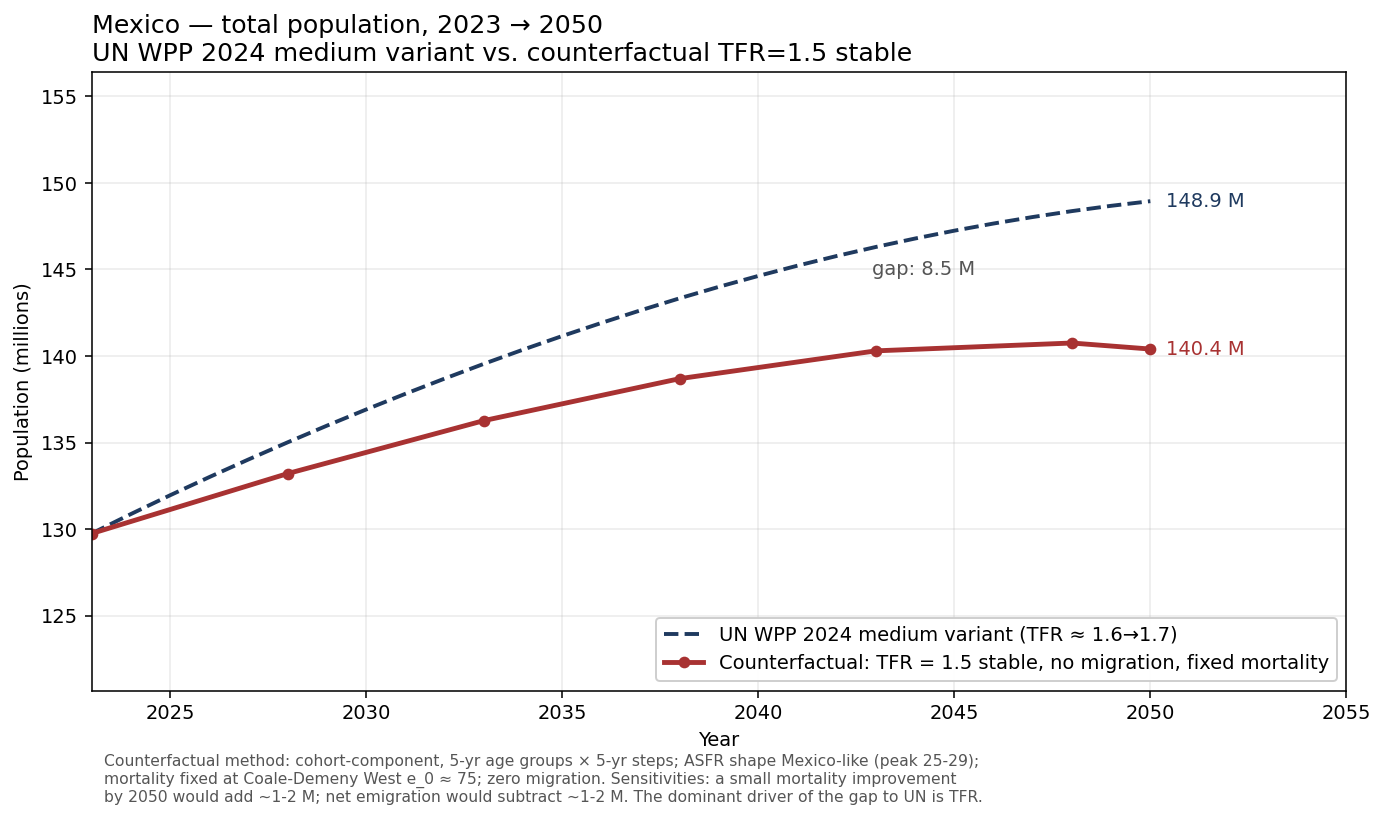

Source code (Python):
"""
Mexico population projection under TFR=1.5 stable, 2023 → 2050.

User context (2026-05-16): UN WPP 2024 and CONAPO Proyecciones 2018-2070
revisión 2023 both assume Mexico's TFR rises modestly from ~1.6 toward
~1.7 by mid-century. Anne's anchor in scenario_anchors.md records the
observed 2023 TFR at 1.60 (INEGI ENADID 2023). Recent observations
suggest the fast-transition pattern (CRI 1.12, CHL 1.03, COL 1.10 in
2024) may apply to Mexico too — i.e., TFR=1.5 stable is closer to the
fast-transition baseline than UN's optimistic recovery path.

This script runs a counterfactual: what if Mexico's TFR is 1.5 every
year from 2023 to 2050, instead of UN's gentle rise toward 1.7?

Method: cohort-component projection
- Age groups: 5-year (0-4, 5-9, ..., 100+) — 21 groups
- Time step: 5 years (2023 → 2028 → 2033 → 2038 → 2043 → 2048; then
  linear interpolation to 2050 for the final value)
- Sex: both sexes, with female share 0.5 (slight simplification; the
  true female share is ~49% at younger ages, ~55% at oldest)
- Mortality: stylized Coale-Demeny "West" pattern at e_0 ≈ 75, fixed
  (no mortality improvement to 2050). UN WPP assumes ~3-5 year gain
  in e_0 by 2050, so this projection is conservative on the dying side.
- Fertility: TFR=1.5 distributed across age groups using Mexico's
  recent ASFR shape (peak in 25-29 group).
- Migration: zero. Mexico has been a net emigrant; UN WPP assumes net
  outflow of ~0.5 per 1000/year. With zero migration assumption, this
  projection is generous compared to a more realistic emigration case.

Outputs:
  - Total population by year, 2023 → 2050 under TFR=1.5
  - Comparison to UN WPP 2024 medium variant
  - PNG plot saved alongside this script

Run from the dalila env:
    ~/miniforge3/envs/dalila/bin/python mex_population_tfr15.py
"""

import io
from pathlib import Path
import urllib.request

import matplotlib.pyplot as plt
import numpy as np
import pandas as pd

HERE = Path(__file__).parent
OUT_PNG = HERE / "mex_population_tfr15.png"

OWID_5YR = "https://ourworldindata.org/grapher/population-by-five-year-age-group.csv"
OWID_LONG = "https://ourworldindata.org/grapher/population-long-run-with-projections.csv"

AGE_LABELS = [
    "0-4", "5-9", "10-14", "15-19", "20-24", "25-29", "30-34",
    "35-39", "40-44", "45-49", "50-54", "55-59", "60-64", "65-69",
    "70-74", "75-79", "80-84", "85-89", "90-94", "95-99", "100+",
]
N_AGES = len(AGE_LABELS)

# Stylized 5-year cohort survival ratios for a population with
# life expectancy at birth ≈ 75 years (Coale-Demeny "West" model, both
# sexes averaged). S[i] is the probability that someone in age group i
# survives to age group i+1 over a 5-year period.
SURVIVAL = np.array([
    0.985,  # 0-4 → 5-9
    0.997,  # 5-9 → 10-14
    0.997,  # 10-14 → 15-19
    0.995,  # 15-19 → 20-24
    0.993,  # 20-24 → 25-29
    0.992,  # 25-29 → 30-34
    0.991,  # 30-34 → 35-39
    0.989,  # 35-39 → 40-44
    0.984,  # 40-44 → 45-49
    0.978,  # 45-49 → 50-54
    0.969,  # 50-54 → 55-59
    0.954,  # 55-59 → 60-64
    0.929,  # 60-64 → 65-69
    0.890,  # 65-69 → 70-74
    0.832,  # 70-74 → 75-79
    0.745,  # 75-79 → 80-84
    0.620,  # 80-84 → 85-89
    0.470,  # 85-89 → 90-94
    0.300,  # 90-94 → 95-99
    0.150,  # 95-99 → 100+
    0.050,  # 100+ stays 100+ (one 5-year horizon)
])

# Newborn-cohort survival from birth to the end of the first 5-year
# age group: roughly (1 - IMR) × 4-year child survival. For Mexico
# (IMR ~12/1000), about 0.97.
BIRTH_TO_AGE_0_4 = 0.97

# Mexico ASFR shape — fertility distribution across women in 5-year
# age groups 15-19 ... 45-49 (7 groups). Births per woman per year.
# Values normalized below so that 5 × sum equals the target TFR.
# Shape based on recent Mexico ASFR pattern (peak in 25-29).
ASFR_SHAPE = np.array([
    0.045,  # 15-19
    0.090,  # 20-24
    0.110,  # 25-29  ← peak
    0.090,  # 30-34
    0.060,  # 35-39
    0.020,  # 40-44
    0.005,  # 45-49
])
ASFR_FERTILE_START = 3  # index in AGE_LABELS where fertile ages begin (15-19)
ASFR_FERTILE_END = 10   # exclusive, so groups 3..9 = 15-19 ... 45-49

FEMALE_SHARE = 0.5      # share of each age group that is female
FEMALE_AT_BIRTH = 0.485  # share of newborns that are female (sex ratio at birth ~1.05M:1F)

TFR = 1.5


def fetch_owid_csv(url: str) -> pd.DataFrame:
    print(f"Fetching {url} ...")
    with urllib.request.urlopen(url, timeout=60) as resp:
        return pd.read_csv(io.BytesIO(resp.read()))


def baseline_2023() -> np.ndarray:
    df = fetch_owid_csv(OWID_5YR)
    mex = df[(df["Code"] == "MEX") & (df["Year"] == 2023)].iloc[0]
    cols = [c for c in df.columns if "year" in c.lower() and "Year" != c][:N_AGES]
    pop = mex[cols].to_numpy(dtype=float)
    assert len(pop) == N_AGES
    return pop


def project_step(pop: np.ndarray, tfr: float) -> np.ndarray:
    """Single 5-year cohort-component step. Returns new age vector."""
    asfr = ASFR_SHAPE * tfr / (5.0 * ASFR_SHAPE.sum())  # rescale shape to target TFR

    # Births during 5 years, using start-of-period women (simplification
    # — proper version uses mid-period or person-years). For each
    # 5-year fertile age group, woman-years ≈ women × 5.
    women = pop[ASFR_FERTILE_START:ASFR_FERTILE_END] * FEMALE_SHARE
    births = (asfr * women * 5.0).sum()

    new_pop = np.zeros_like(pop)
    # Age forward: pop[i+1, t+5] = pop[i, t] × S[i]
    new_pop[1:N_AGES] = pop[: N_AGES - 1] * SURVIVAL[: N_AGES - 1]
    # 100+ open interval: surviving 100+ stay 100+
    new_pop[N_AGES - 1] += pop[N_AGES - 1] * SURVIVAL[N_AGES - 1]
    # Newborns enter 0-4 at the end of the period
    new_pop[0] = births * BIRTH_TO_AGE_0_4

    return new_pop


def project_through(pop_2023: np.ndarray, tfr: float, end_year: int = 2050):
    """Project forward in 5-year steps; interpolate to end_year."""
    years = list(range(2023, end_year + 1, 5))
    if years[-1] < end_year:
        years.append(end_year)

    totals = [pop_2023.sum()]
    pop_by_year = {2023: pop_2023.copy()}

    pop = pop_2023.copy()
    for i in range(1, len(years)):
        target_year = years[i]
        step_years = target_year - years[i - 1]
        if step_years == 5:
            pop = project_step(pop, tfr)
        else:
            # Partial-step (for the trailing 2048→2050 case)
            pop_5 = project_step(pop, tfr)
            frac = step_years / 5.0
            pop = pop + frac * (pop_5 - pop)
        pop_by_year[target_year] = pop.copy()
        totals.append(pop.sum())

    return years, np.array(totals), pop_by_year


def un_medium_total_through_2050() -> pd.DataFrame:
    df = fetch_owid_csv(OWID_LONG)
    mex = df[df["Code"] == "MEX"].copy()
    proj_col = next(c for c in mex.columns if "projection" in c.lower())
    mex["pop"] = mex["Population"].combine_first(mex[proj_col])
    mex = mex[(mex["Year"] >= 2023) & (mex["Year"] <= 2050)][["Year", "pop"]]
    return mex.sort_values("Year").reset_index(drop=True)


def main():
    pop_2023 = baseline_2023()
    total_2023 = pop_2023.sum() / 1e6
    print(f"Baseline 2023: {total_2023:.2f}M (sum across {N_AGES} 5-year groups)")

    years, totals, pop_by_year = project_through(pop_2023, TFR, end_year=2050)
    totals_m = totals / 1e6

    print(f"\nTFR={TFR} stable, zero migration, fixed mortality (e_0 ≈ 75):")
    for y, t in zip(years, totals_m):
        print(f"  {y}  {t:7.2f} M")

    # UN WPP 2024 medium variant for comparison
    un = un_medium_total_through_2050()
    un_m = un["pop"].to_numpy() / 1e6

    # Plot
    fig, ax = plt.subplots(figsize=(10, 6))
    ax.plot(un["Year"], un_m, color="#1f3a5f", linewidth=2.0, linestyle="--",
            label="UN WPP 2024 medium variant (TFR ≈ 1.6→1.7)")
    ax.plot(years, totals_m, color="#a83232", linewidth=2.5, marker="o", markersize=5,
            label=f"Counterfactual: TFR = {TFR} stable, no migration, fixed mortality")

    # Annotate 2050 gap
    un_2050 = un_m[-1]
    cf_2050 = totals_m[-1]
    gap = un_2050 - cf_2050
    ax.annotate(f"{un_2050:.1f} M", xy=(2050, un_2050), xytext=(8, 0),
                textcoords="offset points", ha="left", va="center",
                fontsize=10, color="#1f3a5f")
    ax.annotate(f"{cf_2050:.1f} M", xy=(2050, cf_2050), xytext=(8, 0),
                textcoords="offset points", ha="left", va="center",
                fontsize=10, color="#a83232")
    ax.annotate(f"gap: {gap:.1f} M", xy=(2050, (un_2050 + cf_2050) / 2),
                xytext=(-90, 0), textcoords="offset points", ha="right",
                fontsize=10, color="#555")

    ax.set_title(f"Mexico — total population, 2023 → 2050\n"
                 f"UN WPP 2024 medium variant vs. counterfactual TFR={TFR} stable",
                 fontsize=13, loc="left")
    ax.set_xlabel("Year")
    ax.set_ylabel("Population (millions)")
    ax.set_xlim(2023, 2055)
    ax.set_ylim(min(min(totals_m), min(un_m)) * 0.93, max(max(totals_m), max(un_m)) * 1.05)
    ax.grid(alpha=0.25)
    ax.legend(loc="lower right", framealpha=0.95)

    ax.text(0.01, -0.18,
            f"Counterfactual method: cohort-component, 5-yr age groups × 5-yr steps; ASFR shape Mexico-like (peak 25-29);\n"
            f"mortality fixed at Coale-Demeny West e_0 ≈ 75; zero migration. Sensitivities: a small mortality improvement\n"
            f"by 2050 would add ~1-2 M; net emigration would subtract ~1-2 M. The dominant driver of the gap to UN is TFR.",
            transform=ax.transAxes, fontsize=8, color="#555")

    plt.tight_layout()
    fig.savefig(OUT_PNG, dpi=140, bbox_inches="tight")
    print(f"\nWrote {OUT_PNG}")

    # 2050 comparison table
    print("\n2050 comparison (Mexico, total population):")
    print(f"  UN WPP 2024 medium variant : {un_2050:.2f} M")
    print(f"  Counterfactual TFR={TFR}      : {cf_2050:.2f} M")
    print(f"  Gap                         : {gap:.2f} M  ({gap / un_2050 * 100:.1f}% lower)")


if __name__ == "__main__":
    main()
